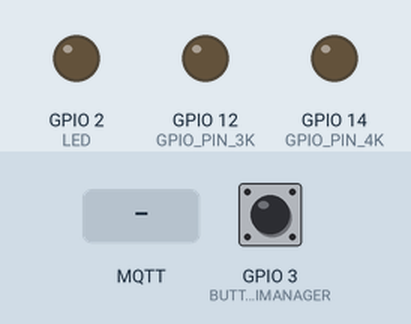
A sketch run on a simulated ESP8266 (NodeMCU). Shown: output pins drawn as LEDs (lit = HIGH). Inputs (shaded band) come from the test bench; at power-on: GPIO 3 (BUTTON_ENABLE_WIFIMANAGER) HIGH. WiFi joins after 1.5 s; servers stay silent unless stated; storage starts empty; no MQTT or app messages arrive unless stated; what the sketch prints to the serial monitor is not drawn.

Above: at 9.3 s.
9.4 s: MQTT message "relay-1" arrives on the third subscribed topic
At 10.3 s:
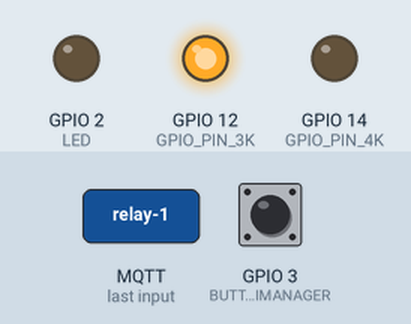
12.4 s: MQTT message "1" arrives on the third subscribed topic
At 13.6 s:
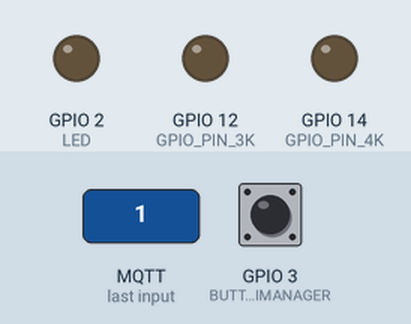
13.9 s: MQTT message "/setRGB" arrives on the third subscribed topic
At 14.8 s:
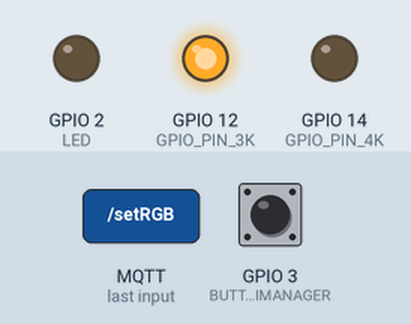
Timing chart, 0 to 16.4 s (numbered marks = the images above; inputs shaded):
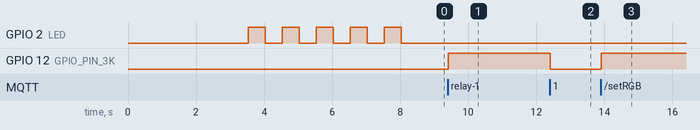

Measured:
- after the input at 9.4 s, GPIO 12 (GPIO_PIN_3K): LOW → HIGH at once
- after the input at 12.4 s, GPIO 12 (GPIO_PIN_3K): HIGH → LOW at once
- after the input at 13.9 s, GPIO 12 (GPIO_PIN_3K): LOW → HIGH at once

The sketch:

LivingLightsESPCode.ino
```cpp
/**
 * TWO OUTPUTS IRF540 --> LEDS WHITE 4000k pin  14 & LEDS 3200k pin 12
 */

#define VERSION                   "0.1 Beta"

#define BUTTON_ENABLE_WIFIMANAGER 3 //use GPIO 3 = RX ENTER CONFIG
#define LED                       2 //BUILT IN ESP12F BLUE LED
#define WAIT_TO_INIT              1

//ESPECIFICO DEL RGB CONTROLLER
#define GPIO_PIN_4K               14
#define GPIO_PIN_3K               12

#define PWM_FREQ                  500 //Hz Was 5000 but I think is too high

/**
 * The following 2 config vars are only for DEBUG purposes
 **/
#define ALWAYS_FORGOT_WIFIMANAGER  0
#define ALWAYS_CLEAN_CONFIG 0

#include <FS.h>                   //this needs to be first, or it all crashes at start up...
#include <ESP8266WiFi.h>          //https://github.com/esp8266/Arduino
//needed for library
#include <DNSServer.h>
#include <ESP8266WebServer.h>
#include <WiFiManager.h>          //https://github.com/tzapu/WiFiManager
#include <ArduinoJson.h>          //https://github.com/bblanchon/ArduinoJson  use version 5.3.1

#include "Ticker.h"
#include <ESP8266NetBIOS.h>
#include <PubSubClient.h>

#include "ESP8266mDNS.h"
#include "ArduinoOTA.h"

WiFiManager wifiManager;
WiFiClient espClient;
PubSubClient client(espClient);
char* esp_device_id = "_NULL_";     //When Wifi start its changes with mac address
char* ap_ssid = "CONFIG_DEVICE";    //Name of ssid when is in AP mode
char* netbios = "ESP";

//Defaults values...
char server_addr[41] = "10.10.10.90";
char server_port[6] = "1883";
char server_user[41] = "user";
char server_pass[41] = "password";
char mqtt_topic[41] = "home/livingLights";
char token[50] = "6c1ca461f9d2a1b7142dfa34dfaaef813b22ec21";

int light_3K = 0;
int light_4K = 0;

Ticker taskScheduler;

void setup() {
 Serial.begin(115200);
  pinMode (BUTTON_ENABLE_WIFIMANAGER, INPUT_PULLUP);
  pinMode (LED, OUTPUT);
  digitalWrite (LED, LOW);

  pinMode (GPIO_PIN_3K, OUTPUT);
  pinMode (GPIO_PIN_4K, OUTPUT);
  analogWriteFreq(PWM_FREQ);
  analogWrite (GPIO_PIN_3K, 0);
  analogWrite (GPIO_PIN_4K, 0);

  Serial.println("");
  Serial.println("**********************************************************************");
  Serial.println("* Kricom Solutions (c) 2021                                          *");
  Serial.println("**********************************************************************");
  Serial.println("Booting...");

  delay(1000);
  if (digitalRead(BUTTON_ENABLE_WIFIMANAGER) == LOW) {
    Serial.println("Button pressed... ENTER AP MODE...");
    wifiManager.resetSettings();
  } else {
    /**
     * DELAY on start up... In case of power lose, de Home Access Points needs to boot up first.
     */
    Serial.println("Waiting Routers Wifi to inicialize");
    for(int i=WAIT_TO_INIT; i>=0; i--) {
      Serial.print(i);
      Serial.println(" seg.");
      delay(1000);
    }

  }

  createDeviceName(); //create device name like DEVICE_XXXXXX
  initWifiManager();  //Init Wifi on AP or client mode
  initConfigTaskScheduler(); //Task Scheduler
  initMqttClient(); //MQTT Publisher and Suscriber

  sprintf(netbios, "IOT_%s", esp_device_id);
  //sprintf(mqtt_topic, "home/rgb%s", esp_device_id);
  NBNS.begin(netbios);

  //Password laprida1235
  ArduinoOTA.setPasswordHash("247d0f4698700004ea8c6e62a2994122");
  ArduinoOTA.begin();

  Serial.println("IOT inicialized!!!");

}

/**
 * Turn on off light
 */
void manager(bool status) {
  if (status) {
    manager(light_3K, light_4K);
  } else {
    analogWrite (GPIO_PIN_4K, 0);
    analogWrite (GPIO_PIN_3K, 0);
  }
  sendMotta(status);
}

void manager(int l3k, int l4k) {
  //    255 ---- 1023
  //    R ------ x = (R * 1023 / 255)
  analogWrite (GPIO_PIN_4K, l4k * 1023 / 255);
  analogWrite (GPIO_PIN_3K, l3k * 1023 / 255);
  sendMotta(l3k, l4k);
}

void enviarEstado() {
  sendStatusToServer();
}

void loop() {
  ArduinoOTA.handle();
  delay(10);
  if (!client.connected()) {
    reconnect();
  }
  checkStatusWifi();
  client.loop();

}
```

SendToServer.ino
```cpp
void callback(char* topic, byte* payload, unsigned int length);

void initMqttClient() {

  client.setServer(server_addr, (String(server_port)).toInt() );
  client.setCallback(callback);
  reconnect();


}
void sendStatusToServer() {

    char msg[200];
    snprintf (msg, 200, "{ \"clientId\" : \"ESP-%s\", \"3K\" : %d, \"4K\" : %d }", esp_device_id, light_3K, light_4K);

    Serial.print("Publish message: ");
    Serial.println(msg);
    client.publish(mqtt_topic, msg);

}

void sendToServerInit() {
    char msg[60];
    snprintf (msg, 60, "{ \"clientId\" : \"ESP-%s\", \"message\" : \"Device init ok\" }", esp_device_id);

    Serial.print("Publish message: ");
    Serial.println(msg);
    client.publish(mqtt_topic, msg);
}

void sendMotta(bool status) {
  char topic_temp[80] = "";
  snprintf (topic_temp, 80, "%s/get", mqtt_topic);
  Serial.print("Send to topic ");
  Serial.println(topic_temp);

  char value[20] = "";
  if (status) {
    client.publish(topic_temp, "ON");
  } else {
    client.publish(topic_temp, "OFF");
  }

}

void sendMotta(int l3k, int l4k) {
  char topic_temp[80] = "";
  snprintf (topic_temp, 80, "%s/getRGB", mqtt_topic);
  Serial.print("Send to topic ");
  Serial.print(topic_temp);

  char value[20] = "";
  snprintf (value, 20, "%d,%d", l3k, l4k);

  Serial.print(" value 3K: ");
  Serial.print(l3k);
  Serial.print(", 4K: ");
  Serial.print(l4k);

  client.publish(topic_temp, value);

}

void sendStatus() {
  char topic_temp[80] = "";
  snprintf (topic_temp, 80, "%s/status", mqtt_topic);
  client.publish(topic_temp, "ONLINE");
}

void reconnect() {
  taskScheduler.attach(0.5, blinkLed); //parpadear led
  // Loop until we're reconnected
  //while (!client.connected()) {
    Serial.print("Attempting MQTT connection...");
    // Create a random client ID
    String clientId = "IOT-";
    clientId += String(esp_device_id);
    // Attempt to connect
    //Serial.print(" u " + String(server_user) + " / pass " + String(server_pass) + "  );
    if (client.connect(clientId.c_str(), server_user, server_pass)) {
      Serial.println("connected");
      // Once connected, publish an announcement...
      client.publish("outTopic", "Connection");
      // ... and resubscribe
      client.subscribe("inTopic");
      sendToServerInit();
      client.subscribe(mqtt_topic);
      char topic_temp[80] = "";
      snprintf (topic_temp, 80, "%s/%s", mqtt_topic, "setRGB");
      client.subscribe(topic_temp);
      snprintf (topic_temp, 80, "%s/%s", mqtt_topic, "set");
      client.subscribe(topic_temp);
      sendStatus();
      sendMotta(false);
      sendMotta(light_3K, light_4K);
    } else {
      Serial.print("failed, rc=");
      Serial.print(client.state());
      Serial.println(" try again in 5 seconds");
      // Wait 5 seconds before retrying
      delay(5000);
    }

    taskScheduler.detach();
    digitalWrite(LED, 0);
  //}
}

void callback(char* topic, byte* payload, unsigned int length) {
  if (strcmp(topic, mqtt_topic) == 0) {
    callbackNormal(topic, payload, length);
  } else {
    callbackMotta(topic, payload, length);
  }
}

void callbackMotta(char* topic, byte* payload, unsigned int length) {
  char* value = (char*)malloc(length);
  // Copy the payload to the new buffer
  memcpy(value,payload,length);

  if (strstr (topic, "/setRGB")) {
    int l3k, l4k;
    sscanf(value, "%d,%d", &l3k, &l4k);
    manager(l3k, l4k);
  } else if (strstr (topic, "/set")) {
    bool status = false;
    if (strstr (value, "ON")) {
      status = true;
    }
    manager(status);
  }

  bool status = false;
  if (strstr (value, "ON")) {
    status = true;
  }

}

// Callback function
void callbackNormal(char* topic, byte* payload, unsigned int length) {
  // In order to republish this payload, a copy must be made
  // as the orignal payload buffer will be overwritten whilst
  // constructing the PUBLISH packet.
    /*
     * deberia recibir un mensaje como el siguiente:
     * {"clientId":"HOME","relay-1":"true"}
     *
     */
  Serial.println("Se recibe un mensaje.");
  // Allocate the correct amount of memory for the payload copy
  /*
  byte* p = (byte*)malloc(length);
  // Copy the payload to the new buffer
  memcpy(p,payload,length);
  Serial.println(p);
  client.publish("outTopic", p, length);
  // Free the memory
  free(p);
  */
  Serial.print("Message arrived [");
  Serial.print(topic);
  Serial.print("] ");

  char json[length];
  for (int i=0;i<length;i++) {
      char receivedChar = (char)payload[i];
      json[i] = (char)payload[i];
      Serial.print(receivedChar);
  }
  Serial.println();
  const size_t capacity = JSON_OBJECT_SIZE(3) + JSON_ARRAY_SIZE(2) + 60;
  DynamicJsonBuffer jsonBuffer(capacity);
  JsonObject& root = jsonBuffer.parseObject(json);
  if (!root.success()) {
      Serial.println(F("Parsing failed!"));
  }

  bool token_ok = false;
  for (auto kv : root) {
    if (strcmp(kv.key, "token") == 0) {
      if (strcmp(kv.value, token) == 0) {
        //ok
        token_ok = true;
      } else {
        char msg[200];
        snprintf (msg, 200, "{ \"clientId\" : \"ESP-%s\", \"error\" : \"Wrong token error.\" }", esp_device_id);
        client.publish("error", msg);
        return;
      }
    }

  }

  if (!token_ok) {
      char msg[200];
      snprintf (msg, 200, "{ \"clientId\" : \"ESP-%s\", \"error\" : \"No token error.\" }", esp_device_id);
      client.publish("error", msg);
      return;
    }

  char stat[7] = "false";
  if (root["status"]) {
    enviarEstado();
  }

  int l3k = 0;
  int l4k = 0;

  for (auto kv : root) {
    Serial.print(kv.key);
    Serial.print(" -> ");
    Serial.println(kv.value.as<char*>());
    if ((strcmp(kv.key, "3k") == 0)||(strcmp(kv.key, "3K") == 0)) {
      Serial.println("3000 k light");
      l3k = kv.value;
    }
    if ((strcmp(kv.key, "4k") == 0)||(strcmp(kv.key, "4K") == 0)) {
      Serial.println("4000 k light");
      l4k = kv.value;
    }

    manager(l3k, l4k);

  }

}
```

TareasProgramadas.ino
```cpp
void initConfigTaskScheduler() {
  /**
   * Leer configuracion y atachar tarea

   int s = atoi(server_seconds);
   if (s == 0 ) {
      Serial.println("Tarea 'sendToServer' desactivada");
   } else {
      //taskScheduler.attach(s, sendToServer);
      //Serial.print("Tarea 'sendToServer' configurada a ");
      //Serial.print(s);
      //Serial.println(" segundos");
   }
   **/

}
```

WiFi.ino
```cpp
bool shouldSaveConfig = false;

//callback notifying us of the need to save config
void saveConfigCallback () {
  Serial.println("Should save config");
  shouldSaveConfig = true;
}

/**
 * Metodo que hace la magia del inicio, si no hay configuracion se pone en modo AP y solicita info wifi + custom
 */
void initWifiManager() {
  #if defined(ALWAYS_FORGOT_WIFIMANAGER) && ALWAYS_FORGOT_WIFIMANAGER == 1
    Serial.println("ALWAYS_FORGOT_WIFIMANAGER seteado en 1 --> reset WifiManager");
    wifiManager.resetSettings();
  #endif
  sprintf(ap_ssid, "CONFIG_%s", esp_device_id);

  /**
   * readConfigJson //Leer el Json
   */
  #if defined(ALWAYS_CLEAN_CONFIG) && ALWAYS_CLEAN_CONFIG == 1
    Serial.println("ALWAYS_CLEAN_CONFIG seteado en 1 --> format SPIFFS");
    SPIFFS.format();
  #endif
  //read configuration from FS json
  Serial.println("mounting FS...");
  if (SPIFFS.begin()) {
    Serial.println("mounted file system");
    if (SPIFFS.exists("/config.json")) {
      //file exists, reading and loading
      Serial.println("reading config file");
      File configFile = SPIFFS.open("/config.json", "r");
      if (configFile) {
        Serial.println("opened config file");
        size_t size = configFile.size();
        // Allocate a buffer to store contents of the file.
        std::unique_ptr<char[]> buf(new char[size]);

        configFile.readBytes(buf.get(), size);
        DynamicJsonBuffer jsonBuffer;
        JsonObject& json = jsonBuffer.parseObject(buf.get());
        json.printTo(Serial);
        if (json.success()) {
          Serial.println("\nparsed json");

          strcpy(server_addr, json["server_addr"]);
          strcpy(server_port, json["server_port"]);
          strcpy(server_user, json["server_user"]);
          strcpy(server_pass, json["server_pass"]);
          strcpy(mqtt_topic,  json["mqtt_topic"]);
          strcpy(token,  json["token"]);

        } else {
          Serial.println("failed to load json config");
        }
      }
    }
  } else {
    Serial.println("failed to mount FS");
  }
  /**
   *  createConfig   //Crear la config
   **/
  wifiManager.setSaveConfigCallback(saveConfigCallback);

  WiFiManagerParameter custom_server_addr("server", "MQTT Server", server_addr, 40);
  WiFiManagerParameter custom_server_port("port", "MQTT Port", server_port, 5);
  WiFiManagerParameter custom_server_user("user", "MQTT User", server_user, 40);
  WiFiManagerParameter custom_server_pass("pass", "MQTT Pass", server_pass, 40);
  WiFiManagerParameter custom_mqtt_topic("topic", "MQTT Topic", mqtt_topic, 40);
  WiFiManagerParameter custom_token("token", "token", token, 50);

  WiFiManagerParameter custom_label_server("<p>Reporting Server Configuration:</p>");
  wifiManager.addParameter(&custom_label_server);
  wifiManager.addParameter(&custom_server_addr);
  wifiManager.addParameter(&custom_server_port);
  wifiManager.addParameter(&custom_server_user);
  wifiManager.addParameter(&custom_server_pass);
  wifiManager.addParameter(&custom_mqtt_topic);
  wifiManager.addParameter(&custom_token);

  wifiManager.setMinimumSignalQuality(5); //descartar redes con menos de 25% de señal
  wifiManager.setRemoveDuplicateAPs(false);
  WiFiManagerParameter custom_text("<p>(c)2018 Kricom</p>");
  wifiManager.addParameter(&custom_text);

  sprintf(netbios, "IOT_%s", esp_device_id);
  WiFi.hostname(netbios);


  if (digitalRead(BUTTON_ENABLE_WIFIMANAGER) == LOW) {
    taskScheduler.attach(0.1, blinkLed); //parpadear led
    Serial.println("Button pressed... ENTER AP MODE...");
    wifiManager.resetSettings();
    wifiManager.startConfigPortal(ap_ssid, "");
    taskScheduler.detach(); //dejar de parpadear led
  } else {
    taskScheduler.attach(0.5, blinkLed); //parpadear led
    Serial.println("CONNECTING TO AP...");
    WiFi.mode(WIFI_STA);
    WiFi.begin();
    delay(5000);
    while(WiFi.status() != WL_CONNECTED) {
      WiFi.persistent(false);
      WiFi.mode(WIFI_OFF);   // this is a temporary line, to be removed after SDK update to 1.5.4
      delay(100);
      WiFi.mode(WIFI_STA);
      WiFi.begin();
      delay(5000);
      Serial.print(".");
    }
    taskScheduler.detach(); //dejar de parpadear led
  }


  //Fuerza al modo AP y Configuracion
  //wifiManager.startConfigPortal(ap_ssid, "");
  //wifiManager.autoConnect(ap_ssid);


  digitalWrite(LED, 0);

  Serial.println("Conectado al WiFi"); //Imprimimos en Consola que nos conectamos :)
  IPAddress myIP = WiFi.localIP();
  Serial.print("AP IP address: ");
  Serial.println(myIP);

  /**
   * readParametersConfigHtml
   */
  strcpy(server_addr, custom_server_addr.getValue());
  strcpy(server_port, custom_server_port.getValue());
  strcpy(server_user, custom_server_user.getValue());
  strcpy(server_pass, custom_server_pass.getValue());
  strcpy(mqtt_topic, custom_mqtt_topic.getValue());
  strcpy(token, custom_token.getValue());
  if (shouldSaveConfig) {
    /**
     * saveConfig
     */
    Serial.println("saving config");
    DynamicJsonBuffer jsonBuffer;
    JsonObject& json = jsonBuffer.createObject();
    json["server_addr"] = server_addr;
    json["server_port"] = server_port;
    json["server_user"] = server_user;
    json["server_pass"] = server_pass;
    json["mqtt_topic"] = mqtt_topic;
    json["token"] = token;

    File configFile = SPIFFS.open("/config.json", "w");
    if (!configFile) {
      Serial.println("failed to open config file for writing");
    }

    json.prettyPrintTo(Serial);
    json.printTo(configFile);
    configFile.close();
    //end save
  }
}

void createDeviceName() {
  Serial.println("MAC: " + WiFi.macAddress());
  // Crear id de 6 digitos usando los ultimos 3 bloques de MAC address EJ: 84:F3:EB:B7:48:92 crea DEVICE_ID: B74892
  esp_device_id[0] = WiFi.macAddress().charAt(9);
  esp_device_id[1] = WiFi.macAddress().charAt(10);
  esp_device_id[2] = WiFi.macAddress().charAt(12);
  esp_device_id[3] = WiFi.macAddress().charAt(13);
  esp_device_id[4] = WiFi.macAddress().charAt(15);
  esp_device_id[5] = WiFi.macAddress().charAt(16);
  Serial.print("DEVICE_ID: ");
  Serial.println(esp_device_id);
}

void checkStatusWifi() {
  if (WiFi.status() != WL_CONNECTED) {
    taskScheduler.attach(0.5, blinkLed); //parpadear led
    Serial.println("Reconectar");
    WiFi.reconnect();
    taskScheduler.detach();
    digitalWrite(LED, 0);
  }
}


void blinkLed() {
  int state = digitalRead(LED);  // get the current state of GPIO1 pin
  digitalWrite(LED, !state);
}
```
